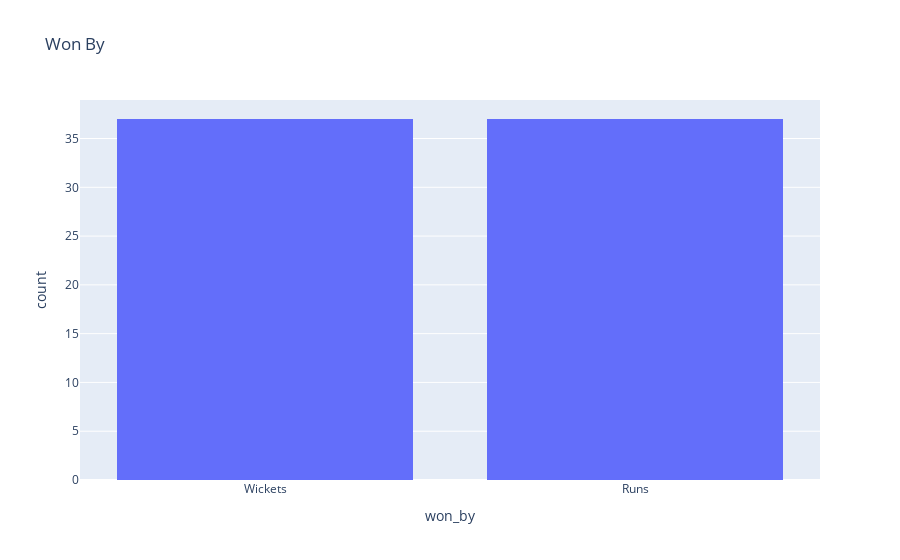

The notebook cell this image was saved under:
### Markdown cell above
### Q 4 How do teams win? (Runs vs Wikets)

### Code cell
fig = px.histogram(df,x='won_by',title='Won By')
fig.show()

### Figure 1 — Plotly figure (JSON) as saved in the notebook; plotly's stock layout.template omitted (floating-point values rounded to 4 significant figures)
{"data": [{"bingroup": "x", "hovertemplate": "won_by=%{x}<br>count=%{y}<extra></extra>", "legendgroup": "", "marker": {"color": "#636efa", "pattern": {"shape": ""}}, "name": "", "orientation": "v", "showlegend": false, "type": "histogram", "x": ["Wickets", "Wickets", "Wickets", "Wickets", "Runs", "Wickets", "Wickets", "Wickets", "Runs", "Runs", "Runs", "Runs", "Wickets", "Wickets", "Wickets", "Wickets", "Wickets", "Wickets", "Runs", "Runs", "Wickets", "Runs", "Runs", "Runs", "Wickets", "Runs", "Runs", "Wickets", "Wickets", "Runs", "Runs", "Wickets", "Wickets", "Runs", "Runs", "Wickets", "Runs", "Runs", "Runs", "Wickets", "Wickets", "Runs", "Wickets", "Wickets", "Runs", "Runs", "Wickets", "Wickets", "Runs", "Runs", "Runs", "Wickets", "Runs", "Runs", "Runs", "Runs", "Runs", "Wickets", "Wickets", "Runs", "Runs", "Wickets", "Runs", "Runs", "Runs", "Runs", "Wickets", "Wickets", "Wickets", "Wickets", "Wickets", "Runs", "Wickets", "Wickets"], "xaxis": "x", "yaxis": "y"}], "layout": {"barmode": "relative", "legend": {"tracegroupgap": 0}, "title": {"text": "Won By"}, "xaxis": {"anchor": "y", "domain": [0, 1], "title": {"text": "won_by"}}, "yaxis": {"anchor": "x", "domain": [0, 1], "title": {"text": "count"}}}}
